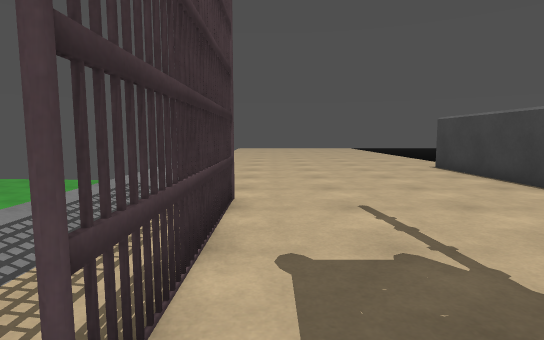
View 1 (above)

16 first-person views from a walk through a 3-D level made in the Unity game engine. The camera is 1.2 m above the floor, tilts 6° down and sees 80° across. The floor is counted in squares, 1 m on a side. Each view is taken from the middle of a square. On the plan, view 1 faces up. The plan holds only what a view shows up to about 14 squares ahead; the rest is blank. The place goes on beyond the plan.

View 2
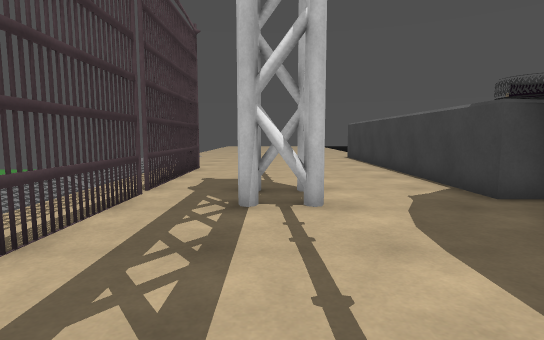

View 3
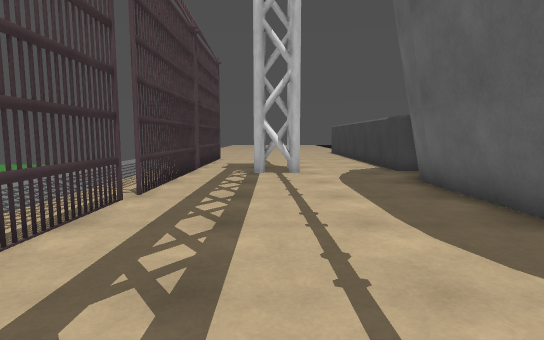

View 4
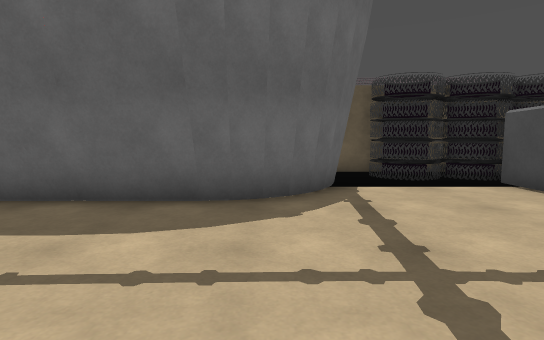

View 5
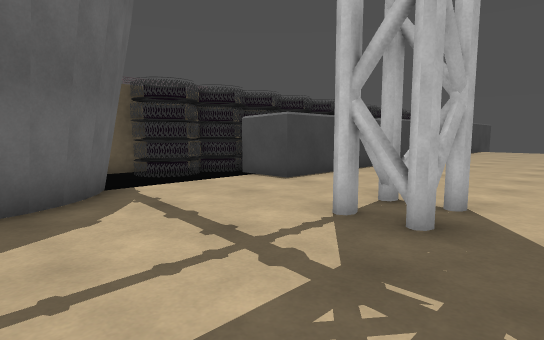

View 6
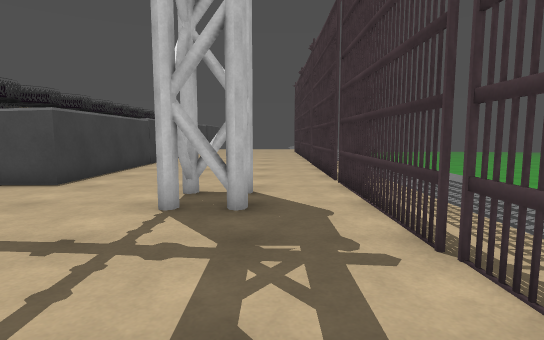

View 7
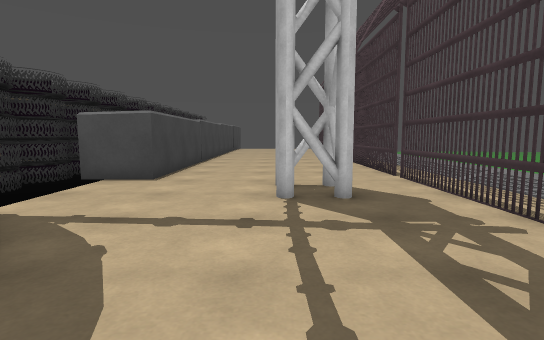

View 8
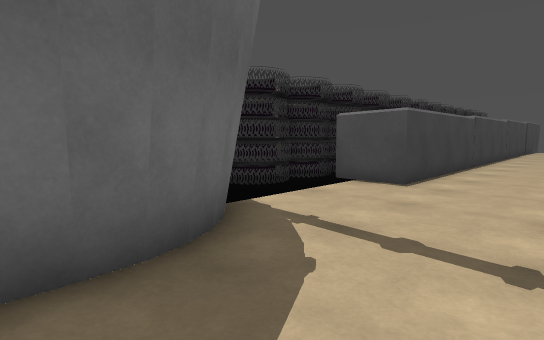

View 9
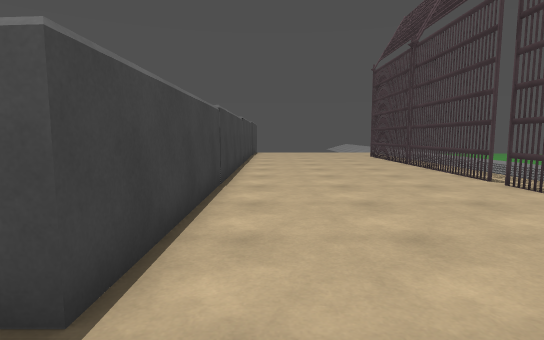

View 10
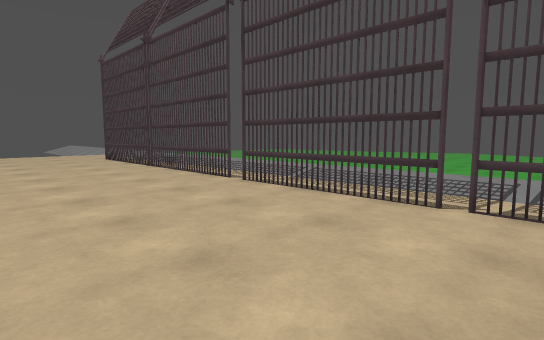

View 11
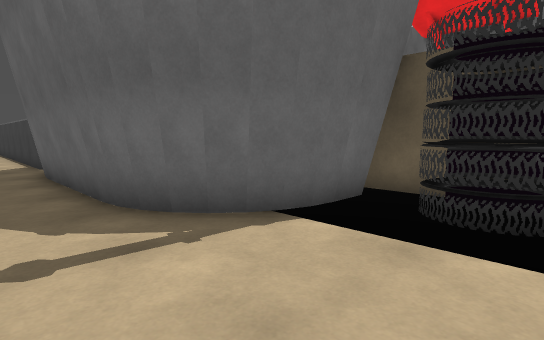

View 12
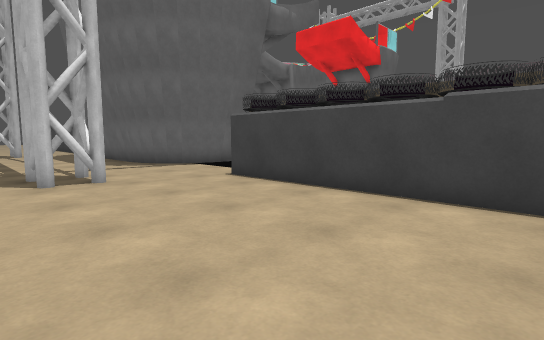

View 13
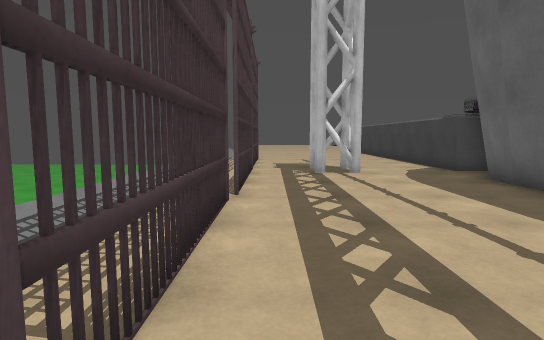

View 14
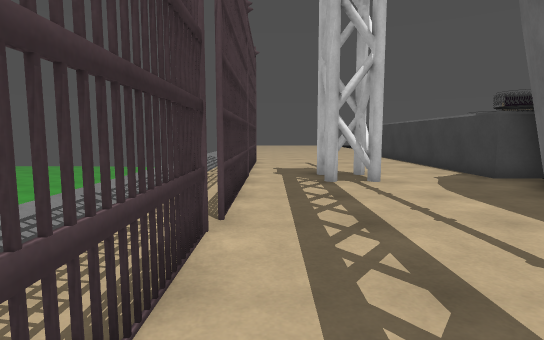

View 15
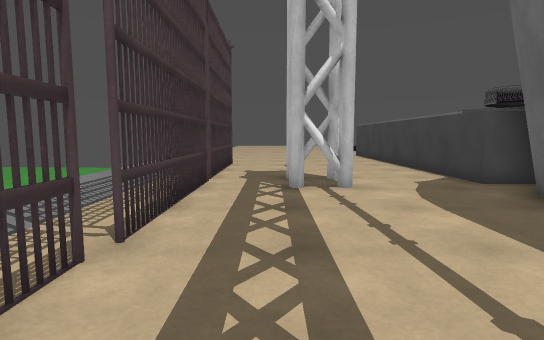

View 16
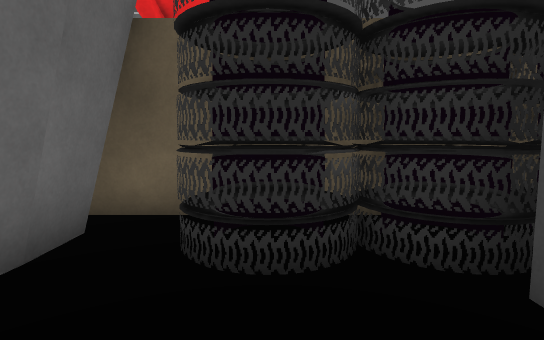

### Floor plan
Key: @ floor where view 1 was taken; # wall or solid block; x gap in a wall; . floor; / step, stairs or slope; T thing the floor can be seen under or through; O other object.
Columns run from 3 left of view 1 to 11 right of it. Each row starts with its distance up from view 1.
 10   .......O
  9   .......O
  8   .......O
  7   .......O
  6 /.#......O
  5 /.#......O
  4 /.#......O
  3 /.x......O
  2 /.#......O
  1 /....##..O
  0 /.T@.##..OO
 -1 /.T......#
 -2 /.T......#
 -3 /.x......#
 -4 /.#......#
 -5 /........#
 -6 /.T......#
 -7 /.T......#
 -8 /.x......#
 -9  .#......##
-10  .x.......##  #
-11 /.T........####
-12 /.T..##.....OO#
-13 /.T..##.....OO#
-14 /.T..##.....OO#
-15 /.x......OOOOO#
-16 /........O  OO#
-17 /.T......O  OO#
-18 /.T......O   O
-19 /.T......O
-20 /.x......O
-21 /........O
-22 /.x......O
-23 /.#......O

Where each view was taken, in squares from view 1:
view 1: 0 up, 0 right, facing up
view 2: 6 down, 2 right, facing up
view 3: 11 down, 2 right, facing up
view 4: 9 down, 0 right, facing right
view 5: 8 down, 0 right, facing down-right
view 6: 7 down, 1 right, facing down
view 7: 6 down, 3 right, facing down
view 8: 7 down, 3 right, facing down-right
view 9: 13 down, 5 right, facing down
view 10: 14 down, 5 right, facing down-left
view 11: 14 down, 4 right, facing up-right
view 12: 23 down, 0 right, facing up-right
view 13: 11 down, 0 right, facing up
view 14: 9 down, 0 right, facing up
view 15: 8 down, 1 right, facing up
view 16: 13 down, 6 right, facing right
